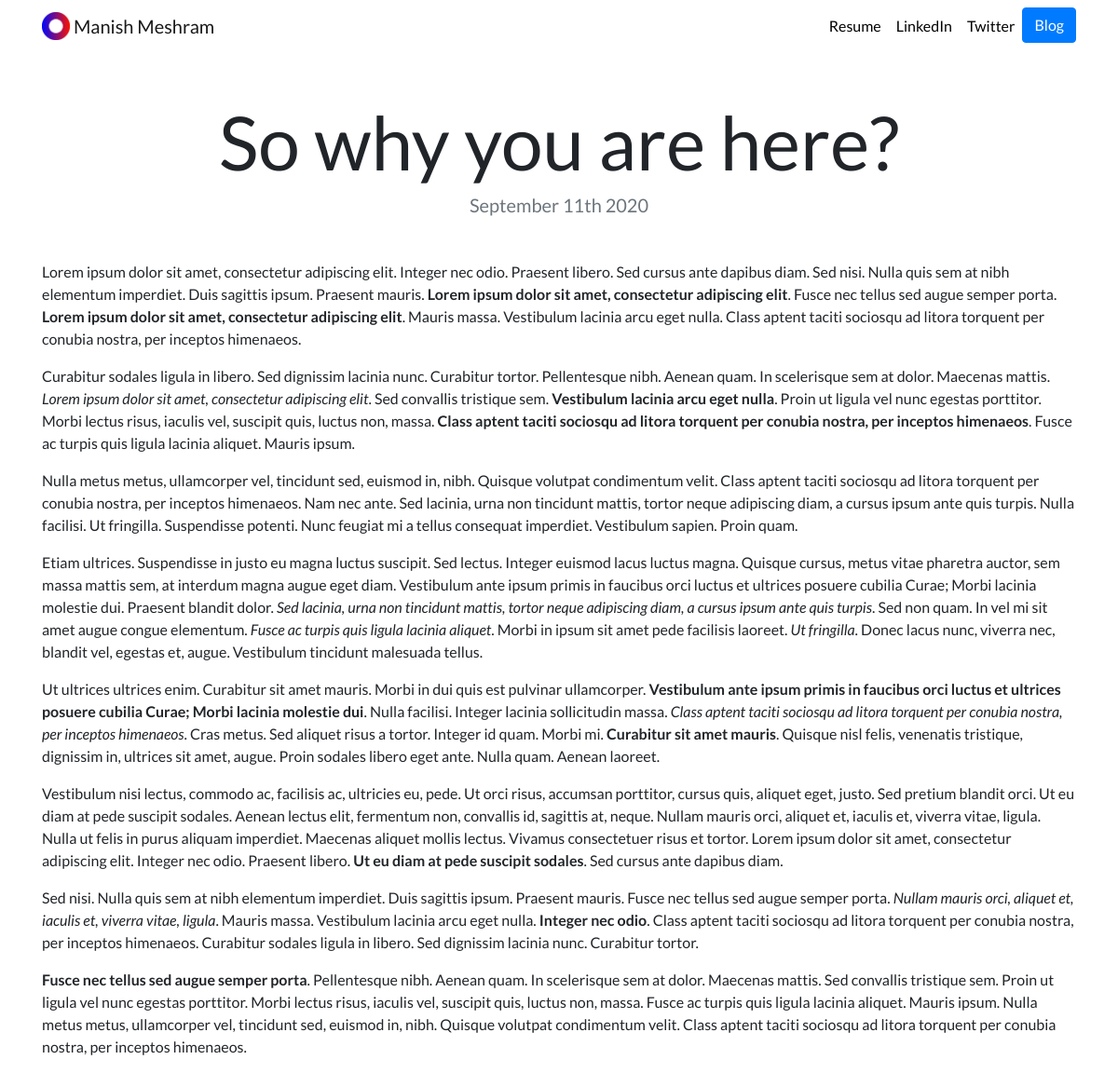
The app's page /blog/4/ with its own data.
### blog/models.py (models this page shows, shortened)
class Blog(models.Model):
    title = models.CharField(max_length=200)
    description = models.TextField()
    date = models.DateField()

### blog/views.py (the view)
# urls.py: path('<int:blog_id>/', views.detail, name='detail'),
def detail(request, blog_id):
    blog = get_object_or_404(Blog , pk = blog_id)
    return render(request,'blog/detail.html', {'blog': blog })

### blog/templates/blog/detail.html
{% extends "portfolio/base.html" %}
{% load static %}
{% block content %}
<h1 class="text-center mt-5" id="blogdetailtitle">{{ blog.title }}</h1>
<h5 class="text-center text-muted mb-5">{{ blog.date|date:'F jS Y' }}</h5>
{{ blog.description|safe }}
{% endblock %}

### portfolio/static/portfolio/custom.css (style rules this page uses)
body { font-family: 'Lato', sans-serif; }
@media (min-width: 992px) { #blogdetailtitle { font-size: 5rem; } }

### records on screen
Blog: title "So why you are here?", date "September 11th 2020", description "Lorem ipsum dolor sit amet, consectetur adipiscing elit. Integer nec odio. Praesent libero. Sed cursus ante dapibus diam. Sed nisi. Nulla quis sem at nibh elementum imperdiet. Duis sagittis ipsum. Praesent mauris. Lorem ipsum dolor sit amet, consectetur adipiscing elit . Fusce nec tellus sed augue semper porta. Lorem ipsum dolor sit amet, consectetur adipiscing elit . Mauris massa. Vestibulum lacinia arcu eget nulla. Class aptent taciti sociosqu ad litora torquent per conubia nostra, per inceptos himenaeos. Curabitur sodales ligula in libero. Sed dignissim lacinia nunc. Curabitur tortor. Pellentesque nibh. Aenean quam. In scelerisque sem at dolor. Maecenas mattis. Lorem ipsum dolor sit…"
